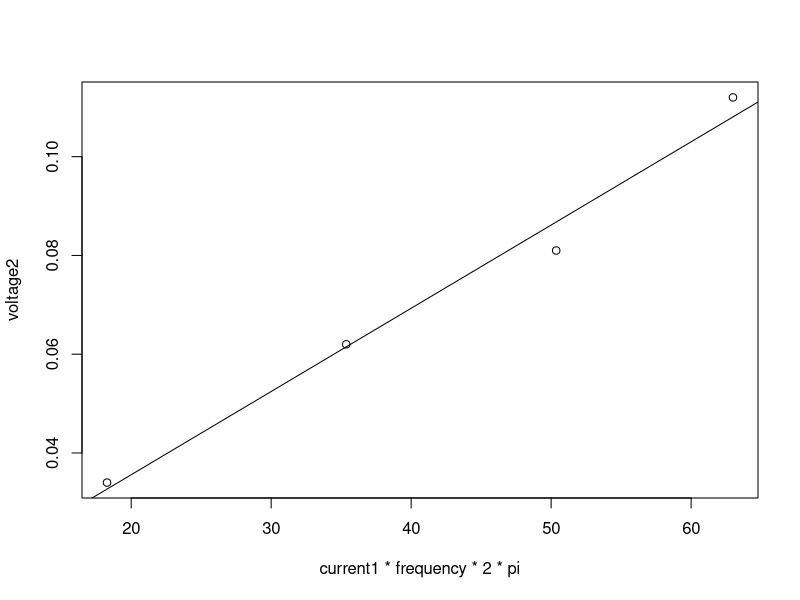
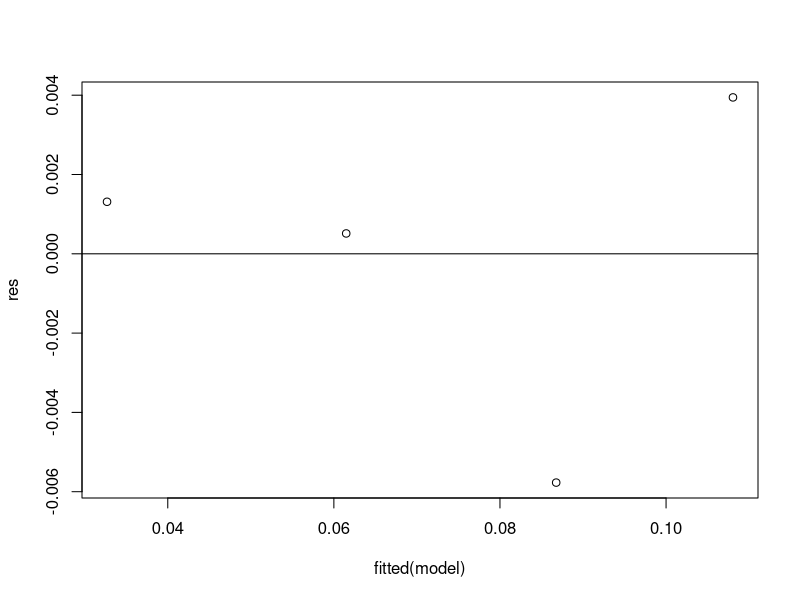
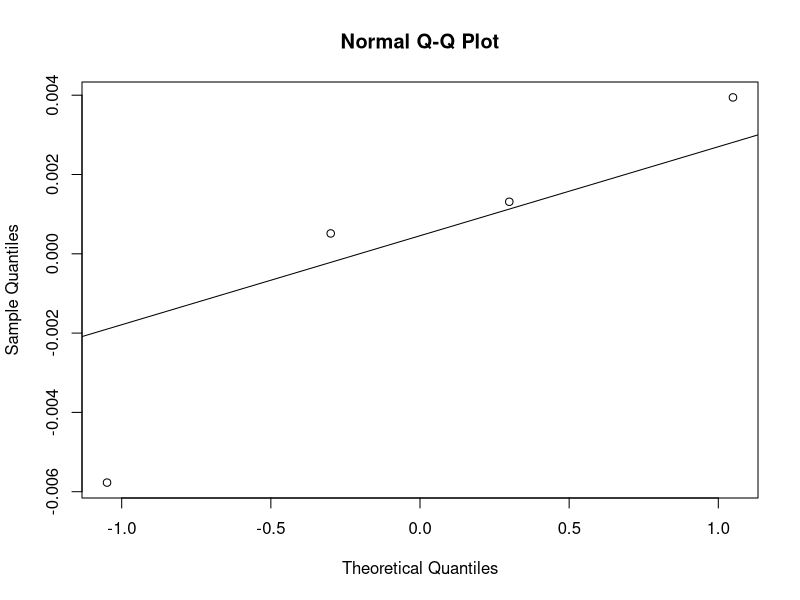
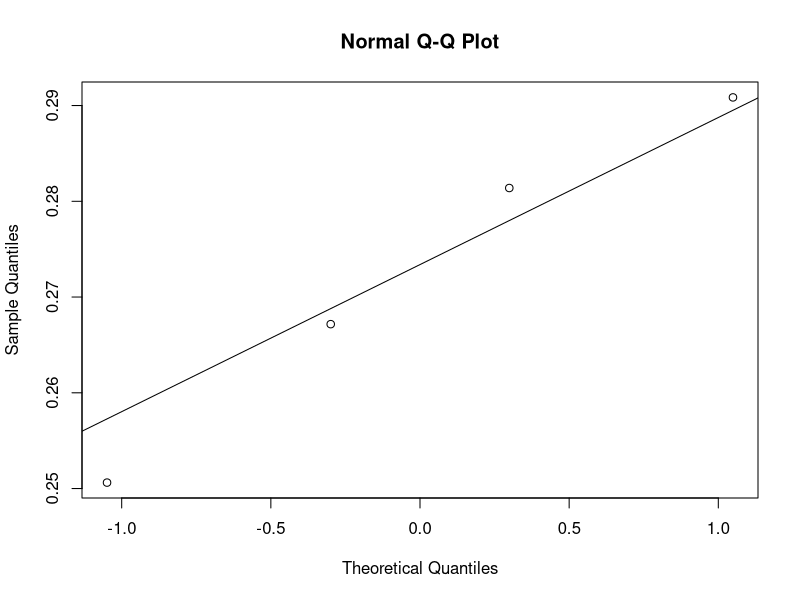
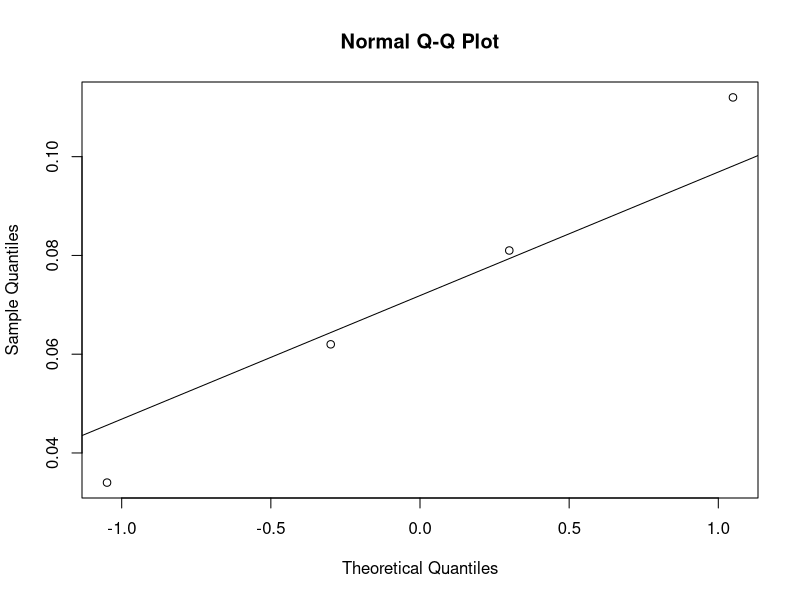
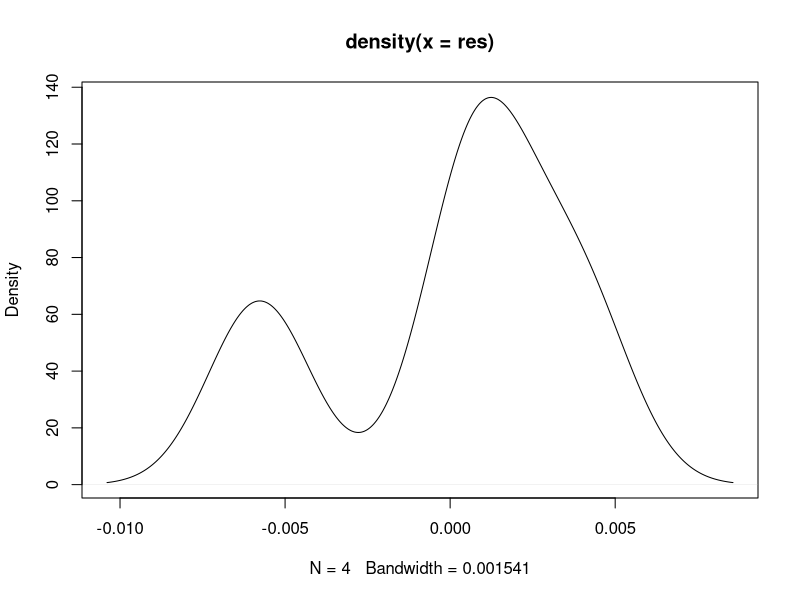
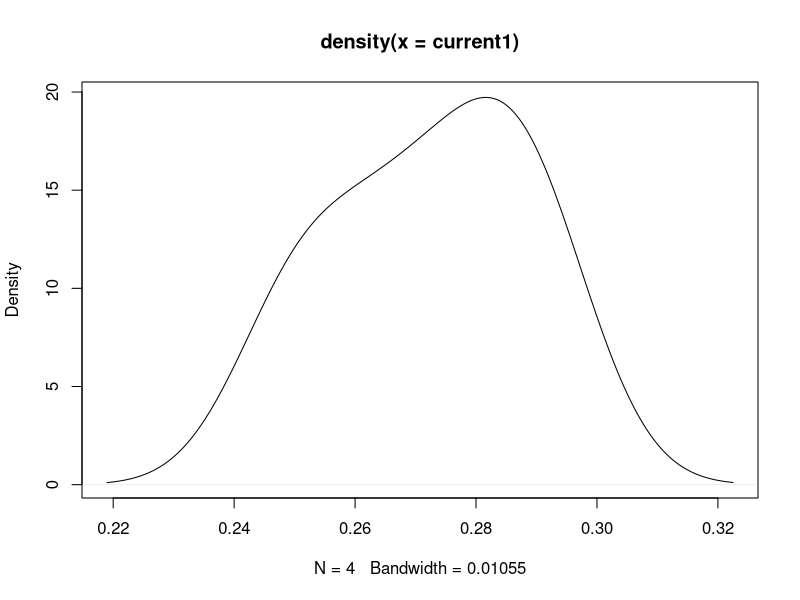
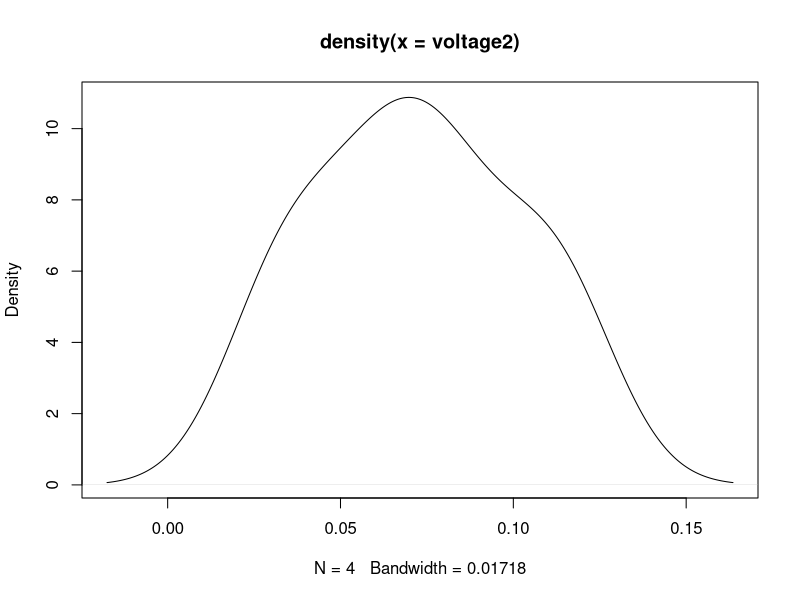

Here is the R script that generated these plots, in order:
# Magnetic permittivity of free space
mu = 4 * pi * 10^-7

# Data
radius1 = 0.105
radius2 = 0.015
windings1 = 200
windings2 = 2000
frequency = c(10,20,30,40)
current1 = c(5.748,5.561,5.280,4.953) * 0.0506 # non ho capito se voltaggio o
voltage2 = c(0.034,0.062,0.081,0.112)

# mutual inductance
M = (mu * windings1 * windings2 * radius2^2) / (2 * radius1)

# Linear regression
model = lm( voltage2 ~ I( current1 * frequency  * 2 * pi ) )
summary(model)

# Plots with regression line
plot(current1 * frequency  * 2 * pi, voltage2)
abline(model)

# Residuals
res = resid(model)

# Residual VS Fitted plot
plot(fitted(model), res)
abline(0,0)

# Shapiro-Wilk
shapiro.test(res)
shapiro.test(current1)
shapiro.test(voltage2)

# QQ-plot 
qqnorm(res)
qqline(res)
qqnorm(current1)
qqline(current1)
qqnorm(voltage2)
qqline(voltage2)

# Density
plot(density(res))
plot(density(current1))
plot(density(voltage2))